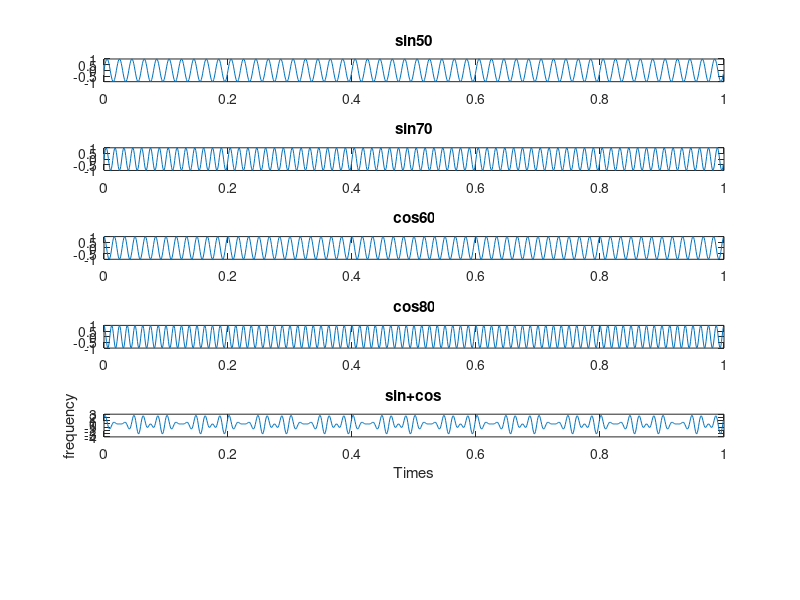
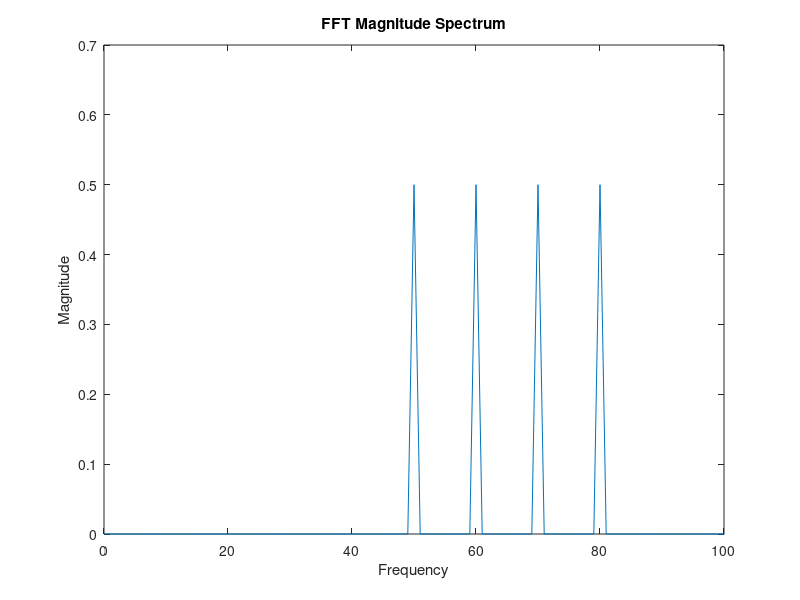

Write MATLAB code to recreate these figures, in order.
% 기본적인 sin/cos파 그리는 방법

fs = 1000;          % 샘플링 주파수
T = 0:1/fs:1-1/fs;  % 시간 벡터
f1 = 50;            % 50Hz
f2 = 60;            % 60Hz
f3 = 70;            % 70Hz
f4 = 80;            % 80Hz
x = sin(2*pi*f1*T); % sin파 생성
x1 = sin(2*pi*f3*T);% sin파 생성
x2 = cos(2*pi*f2*T);% cos파 생성
x3 = cos(2*pi*f4*T);% cos파 생성


subplot(6,1,1);
plot(T,x);
title("sin50");

subplot(6,1,2);
plot(T,x1);
title("sin70");

subplot(6,1,3);
plot(T,x2);
title("cos60");

subplot(6,1,4);
plot(T,x3);
title("cos80");

total_x = x+x1+x2+x3;
subplot(6,1,5);
plot(T,total_x);
xlabel("Times");
ylabel("frequency");
title("sin+cos");


% FFT 분석

N = length(x);              % 데이터 갯수
X = fft(x+x1+x2+x3);        % fft 실행
f_axis = (0:N-1)*(fs/N);    % 주파수 축 생성
mag = abs(X)/N;             % 크기 스팩트럼

figure;
%subplot(6,1,6);
plot(f_axis,mag);
xlabel("Frequency");
ylabel("Magnitude");
title("FFT Magnitude Spectrum");
xlim([0 100]);


% Goertzel 알고리즘

target_freq = 80;             % 분석할 주파수
k = round(target_freq*N/fs);    % 해당 주파수에 대한 DFT 인덱스
w = 2*pi*k/N;                   % 각 주파수

% 재귀 필터 형태의 계산을 위해 필요한 상수
coeff = 2*cos(w);               % 알고리즘에서 사용하는 상수 계수

% 2차 재귀 필터 형태라서 이전 두 상태값이 필요
s1 = 0;
s2 = 0;

% 알고리즘의 연산 ( 하나의 주파수 성분만 추적할 수 있도록 누적 계산 )
for n = 1:N
    s = total_x(n) + coeff * s1 - s2;
    s2 = s1;
    s1 = s;
end

power = s2^2 + s1^2 - coeff*s1*s2;
disp(['Power at ', num2str(target_freq), 'Hz: ', num2str(power)]);
